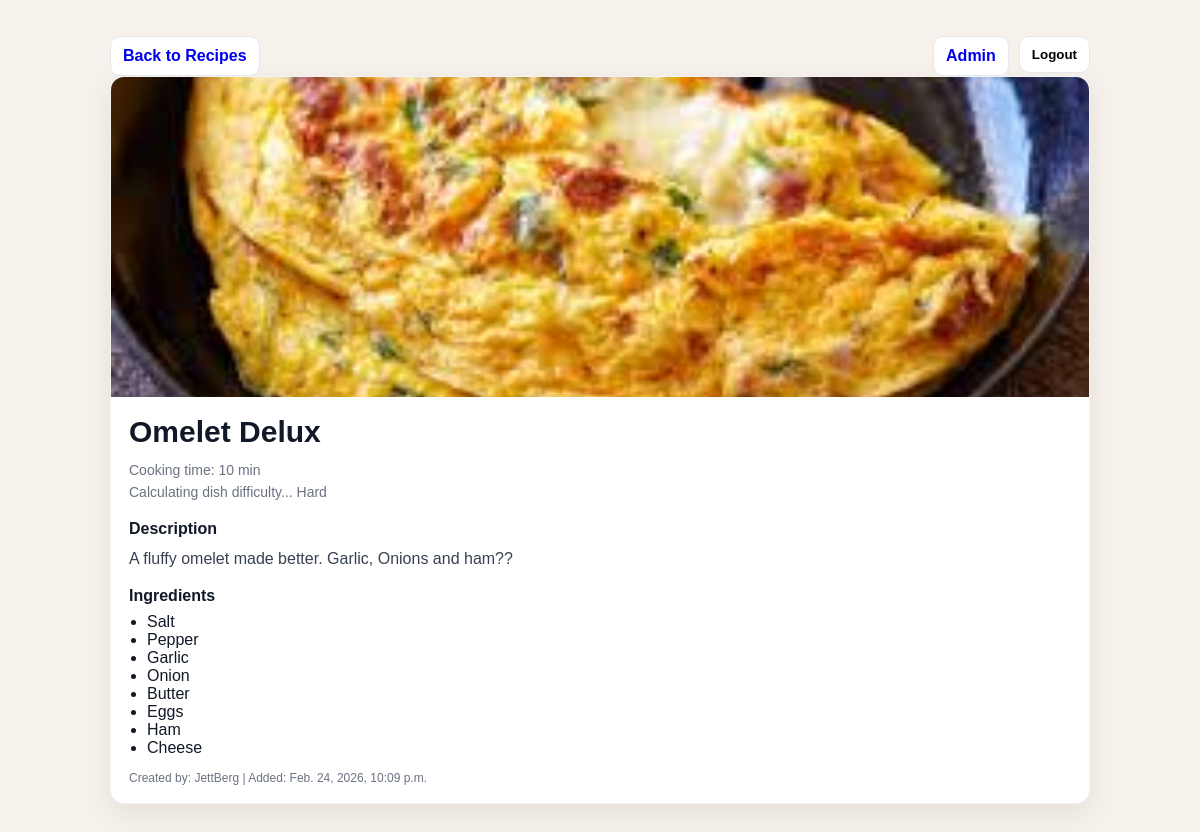
The page /recipes/3/ (signed in) on the database its author committed.
### recipes/models.py (models this page shows, shortened)
class Recipe(models.Model):
    name = models.CharField(max_length=200)
    image = models.ImageField(upload_to="recipe_images/", blank=True, null=True)
    description = models.TextField(blank=True)
    cooking_time = models.PositiveIntegerField()
    difficulty = models.CharField(max_length=20, blank=True)
    ingredients = models.ManyToManyField(Ingredient, related_name="recipes")
    created_by = models.ForeignKey(User, on_delete=models.CASCADE, related_name="recipes")
    created_at = models.DateTimeField(auto_now_add=True)
    def calculate_difficulty(self) -> str:
        ing_count = self.ingredients.count()
        if self.cooking_time < 10 and ing_count < 4:
            return "Easy"
        elif self.cooking_time < 10 and ing_count >= 4:
            return "Medium"
        elif self.cooking_time >= 10 and ing_count < 4:
            return "Intermediate"
        else:
            return "Hard"

class Ingredient(models.Model):
    name = models.CharField(max_length=100, unique=True)

### recipes/views.py (the view)
# urls.py: path("recipes/<int:pk>/", views.recipe_detail, name="recipe_detail"),
@login_required
def recipe_detail(request, pk):
    recipe = get_object_or_404(Recipe, pk=pk)
    calculated_difficulty = recipe.calculate_difficulty()
    return render(
        request,
        "recipes/recipe_detail.html",
        {"recipe": recipe, "calculated_difficulty": calculated_difficulty},
    )

### recipes/templates/recipes/recipe_detail.html (shortened to what this page needs)
<!DOCTYPE html>
<html lang="en">
<head>
</head>
<body>
    <div class="container">
        <div class="topbar">
            <a class="link" href="{% url 'recipes:recipe_list' %}">Back to Recipes</a>
            <div style="display:flex; gap:10px; flex-wrap:wrap;">
                <a class="link" href="/admin/">Admin</a>
                <form method="post" action="{% url 'logout' %}" style="display:inline;">
                    <button class="link" type="submit" style="cursor:pointer;">Logout</button>
                </form>
            </div>
        </div>
        <div class="card">
            <div class="hero">
                {% if recipe.image %}
                <img src="{{ recipe.image.url }}" alt="{{ recipe.name }}">
                {% endif %}
            </div>
            <div class="content">
                <h1>{{ recipe.name }}</h1>
                <div class="meta">
                    Cooking time: {{ recipe.cooking_time }} min<br>
                    Calculating dish difficulty... {{ calculated_difficulty }}
                </div>
                <div>
                    <div class="section-title"><strong>Description</strong></div>
                    <p>{{ recipe.description|default:"No description provided." }}</p>
                </div>
                <div>
                    <div class="section-title"><strong>Ingredients</strong></div>
                    <ul>
                        {% for ing in recipe.ingredients.all %}
                        <li>{{ ing.name }}</li>
                        {% empty %}
                        <li>No ingredients listed.</li>
                        {% endfor %}
                    </ul>
                </div>
                <div class="small">
                    Created by: {{ recipe.created_by.username }} | Added: {{ recipe.created_at }}
                </div>
            </div>
        </div>
    </div>
</body>
</html>

### recipes/templates/recipes/recipe_detail.html (style rules this page uses)
body { margin: 0; font-family: Arial, sans-serif; background: #f6f1ea; color: #111827; }
.container { max-width: 980px; margin: 0 auto; padding: 36px 20px; }
.topbar { display: flex; justify-content: space-between; align-items: center; gap: 12px; flex-wrap: wrap; }
.link { text-decoration: none; font-weight: 700; border: 1px solid #e5e7eb; padding: 10px 12px; border-radius: 10px; background: #fff; }
.card { background: #fff; border-radius: 14px; overflow: hidden; box-shadow: 0 10px 30px rgba(0, 0, 0, 0.08); border: 1px solid #f3f4f6; }
.hero { width: 100%; height: 320px; background: #f3f4f6; }
.hero img { width: 100%; height: 320px; object-fit: cover; display: block; }
.content { padding: 18px; }
h1 { margin: 0 0 10px 0; font-size: 30px; }
.meta { color: #6b7280; font-size: 14px; margin-bottom: 12px; line-height: 1.6; }
.section-title { margin: 16px 0 8px 0; font-size: 16px; }
ul { margin: 0; padding-left: 18px; }
p { margin: 0; line-height: 1.6; color: #374151; }
.small { font-size: 12px; color: #6b7280; margin-top: 14px; }

### rows shown on the page
Recipe: image (picture), name "Omelet Delux", cooking_time "10", difficulty "Hard", description "A fluffy omelet made better. Garlic, Onions and ham??", created_by.username "JettBerg", created_at "Feb. 24, 2026, 10:09 p.m."
Ingredient: name "Salt"
Ingredient: name "Pepper"
Ingredient: name "Garlic"
Ingredient: name "Onion"
Ingredient: name "Butter"
Ingredient: name "Eggs"
Ingredient: name "Ham"
Ingredient: name "Cheese"
